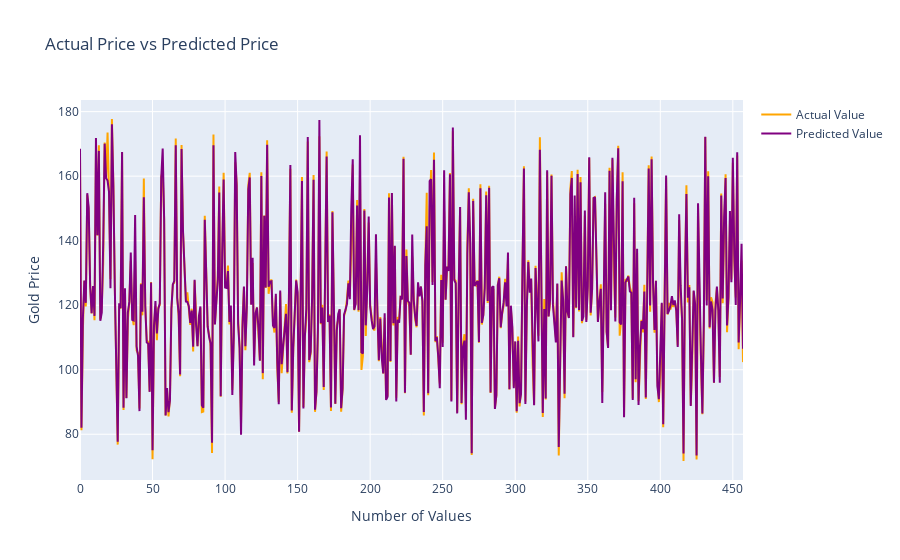

The notebook cell saved with this chart:
### Code cell
fig = go.Figure()

fig.add_trace(go.Scatter(x=list(range(len(y_test))), y=y_test, mode='lines', name='Actual Value', line=dict(color='orange')))
fig.add_trace(go.Scatter(x=list(range(len(test_prediction))), y=test_prediction, mode='lines', name='Predicted Value', line=dict(color='purple')))
fig.update_layout(title='Actual Price vs Predicted Price',
                  xaxis_title='Number of Values',
                  yaxis_title='Gold Price')
fig.show()

### Figure 1 — Plotly figure (JSON) as saved in the notebook; plotly's stock layout.template omitted (floating-point values rounded to 4 significant figures; data arrays with more than 128 entries replaced by an {"elided": "..."} marker saying what was removed)
{"data": [{"line": {"color": "orange"}, "mode": "lines", "name": "Actual Value", "type": "scatter", "x": {"elided": "458 int values"}, "y": {"elided": "458 float values"}}, {"line": {"color": "purple"}, "mode": "lines", "name": "Predicted Value", "type": "scatter", "x": {"elided": "458 int values"}, "y": {"elided": "458 float values"}}], "layout": {"autosize": true, "title": {"text": "Actual Price vs Predicted Price"}, "xaxis": {"autorange": true, "range": [0, 457], "title": {"text": "Number of Values"}, "type": "linear"}, "yaxis": {"autorange": true, "range": [65.82, 183.6], "title": {"text": "Gold Price"}, "type": "linear"}}}
